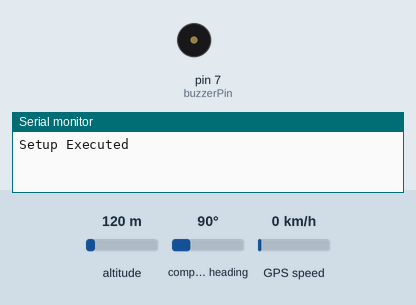
Simulated run of this sketch. Board: Arduino Uno, built with avr-gcc and run on an emulated ATmega328P. On the bench: buzzer (waves = sounding, pin HIGH), the last lines printed to the serial monitor. The inputs (shaded band) are chosen by the test bench; at power-on: altitude 120 m, compass heading 90°, GPS speed 0 km/h. The GPS gets a fix after 3 s at 37.7749, -122.4194 with 8 satellites.

Above: at 5.0 s.
At 11.0 s:
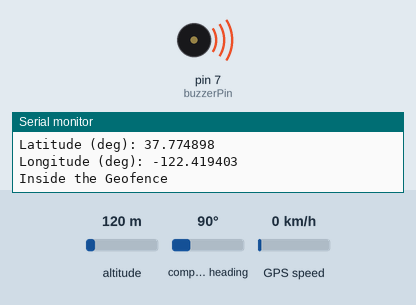
Timing chart, 0 to 13.0 s (numbered marks = the images above):
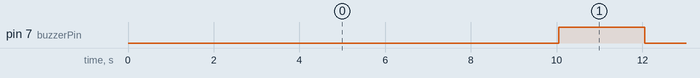

The sketch:

gps_test_10-2.ino
```cpp
#include <TinyGPSPlus.h>
#include <SoftwareSerial.h>

static const int RXPin = 6, TXPin = 5;
static const int buzzerPin = 7;  // Define the buzzer pin
String s = "kartik_test";

unsigned long interval = 10000;
static const uint32_t GPSBaud = 9600;
unsigned long previousMillis = 0;

TinyGPSPlus gps;  // The TinyGPSPlus object
SoftwareSerial ss(RXPin, TXPin);  // The serial connection to the GPS device

// Define geofence boundaries
float fenceMinLat = 37.7749; // Minimum latitude of the geofence
float fenceMaxLat = 37.8049; // Maximum latitude of the geofence
float fenceMinLng = -122.4194; // Minimum longitude of the geofence
float fenceMaxLng = -122.3894; // Maximum longitude of the geofence

void setup()
{
  Serial.begin(9600);
  ss.begin(GPSBaud);

  // ... (the rest of your setup code)

  // Set the buzzer pin as an OUTPUT
  pinMode(buzzerPin, OUTPUT);

  Serial.println("Setup Executed");
}

void loop()
{
  smartDelay(2000);

  if (millis() > 5000 && gps.charsProcessed() < 10)
    Serial.println(F("No GPS data received: check wiring"));

  unsigned long currentMillis = millis();

  if ((unsigned long)(currentMillis - previousMillis) >= interval)
  {
    checkGeoFence();
    previousMillis = currentMillis;
  }
}

static void smartDelay(unsigned long ms)
{
  unsigned long start = millis();
  do
  {
    while (ss.available())
      gps.encode(ss.read());
  } while (millis() - start < ms);
}

void checkGeoFence()
{
  if (gps.location.lat() == 0 || gps.location.lng() == 0)
  {
    Serial.println("No GPS data available");
    return;
  }

  float currentLat = gps.location.lat();
  float currentLng = gps.location.lng();

  Serial.print("Latitude (deg): ");
  Serial.println(currentLat, 6);

  Serial.print("Longitude (deg): ");
  Serial.println(currentLng, 6);

  if (currentLat >= fenceMinLat && currentLat <= fenceMaxLat &&
      currentLng >= fenceMinLng && currentLng <= fenceMaxLng)
  {
    Serial.println("Inside the Geofence");
    // Turn on the buzzer
    digitalWrite(buzzerPin, HIGH);

    // Add a delay if you want the buzzer to stay on for a certain duration
    delay(2000);  // Adjust the delay as needed

    // Turn off the buzzer
    digitalWrite(buzzerPin, LOW);
  }
  else
  {
    Serial.println("Outside the Geofence");
  }
}
```

Measured:
- by itself, pin 7 (buzzerPin): alternates HIGH for 2.0 s and LOW for 8.0 s
